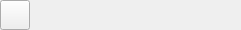
<?xml version="1.0" encoding="UTF-8"?>
<ui version="4.0">
 <class>UserItem</class>
 <widget class="QWidget" name="UserItem">
  <property name="geometry">
   <rect>
    <x>0</x>
    <y>0</y>
    <width>241</width>
    <height>30</height>
   </rect>
  </property>
  <property name="windowTitle">
   <string>Form</string>
  </property>
  <widget class="QPushButton" name="headImgPushBtn">
   <property name="geometry">
    <rect>
     <x>0</x>
     <y>0</y>
     <width>30</width>
     <height>30</height>
    </rect>
   </property>
   <property name="text">
    <string/>
   </property>
  </widget>
  <widget class="QLabel" name="signedNameLabel">
   <property name="geometry">
    <rect>
     <x>90</x>
     <y>0</y>
     <width>151</width>
     <height>30</height>
    </rect>
   </property>
   <property name="text">
    <string/>
   </property>
  </widget>
  <widget class="QLabel" name="friendAccLabel">
   <property name="geometry">
    <rect>
     <x>30</x>
     <y>0</y>
     <width>61</width>
     <height>30</height>
    </rect>
   </property>
   <property name="text">
    <string/>
   </property>
  </widget>
 </widget>
 <resources/>
 <connections/>
</ui>
